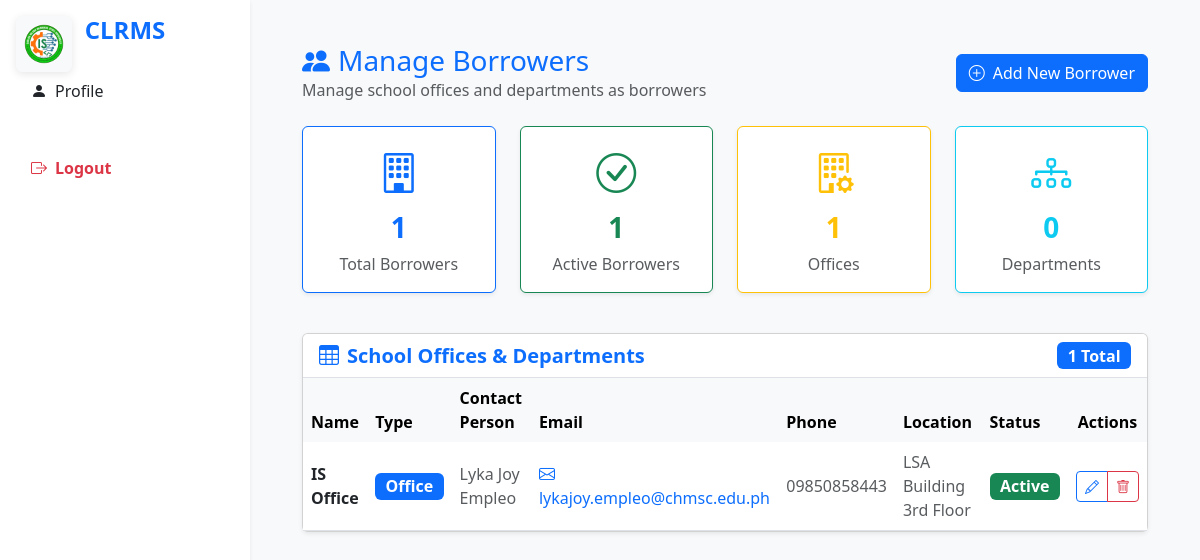
The app's page /pages/manage_borrowers.php with its own data.
### tables this page shows
CREATE TABLE `borrowers` (
  `id` int(11) NOT NULL,
  `name` varchar(255) NOT NULL,
  `type` enum('Office','Department','Faculty','Office/Department') NOT NULL,
  `contact_person` varchar(255) DEFAULT NULL,
  `email` varchar(255) DEFAULT NULL,
  `phone` varchar(50) DEFAULT NULL,
  `location` varchar(255) DEFAULT NULL,
  `status` enum('Active','Inactive') DEFAULT 'Active',
  `created_at` timestamp NOT NULL DEFAULT current_timestamp(),
  `updated_at` timestamp NOT NULL DEFAULT current_timestamp() ON UPDATE current_timestamp()
);

### pages/manage_borrowers.php (the view, shortened to what this page needs)
<?php
$database = new Database();
$pdo = $database->getConnection();
try {
    $stmt = $pdo->query("SELECT * FROM borrowers ORDER BY name");
    $borrowers = $stmt->fetchAll(PDO::FETCH_ASSOC);
} catch (Exception $e) {
    error_log('[Manage Borrowers Fetch Error] ' . $e->getMessage(), 3, __DIR__ . '/../logs/error.log');
    $borrowers = [];
}
?>
<!DOCTYPE html>
<html lang="en">
<head>
    <link href="https://cdn.jsdelivr.net/npm/bootstrap@5.3.0/dist/css/bootstrap.min.css" rel="stylesheet">
    <link href="https://cdn.jsdelivr.net/npm/bootstrap-icons@1.10.0/font/bootstrap-icons.css" rel="stylesheet">
    <link href="../assets/css/style.css" rel="stylesheet">
</head>
<body class="bg-light">
    <main class="main-content">
        <div class="container-fluid px-4 mt-4">
            <div class="d-flex align-items-center justify-content-between mb-4">
                <div>
                    <h1 class="h3 text-primary mb-0"><i class="bi bi-people-fill me-2"></i>Manage Borrowers</h1>
                    <p class="text-muted mb-0">Manage school offices and departments as borrowers</p>
                </div>
                <button class="btn btn-primary" data-bs-toggle="modal" data-bs-target="#addBorrowerModal">
                    <i class="bi bi-plus-circle me-2"></i>Add New Borrower
                </button>
            </div>
            <div class="row mb-4">
                <div class="col-lg-3 col-md-6 mb-3">
                    <div class="card border-primary shadow-sm h-100">
                        <div class="card-body text-center">
                            <i class="bi bi-building text-primary" style="font-size: 2.5rem;"></i>
                            <h3 class="mt-2 text-primary fw-bold"><?= count($borrowers) ?></h3>
                            <p class="mb-0 text-muted fw-medium">Total Borrowers</p>
                        </div>
                    </div>
                </div>
                <div class="col-lg-3 col-md-6 mb-3">
                    <div class="card border-success shadow-sm h-100">
                        <div class="card-body text-center">
                            <i class="bi bi-check-circle text-success" style="font-size: 2.5rem;"></i>
                            <h3 class="mt-2 text-success fw-bold"><?= count(array_filter($borrowers, fn($b) => $b['status'] === 'Active')) ?></h3>
                            <p class="mb-0 text-muted fw-medium">Active Borrowers</p>
                        </div>
                    </div>
                </div>
                <div class="col-lg-3 col-md-6 mb-3">
                    <div class="card border-warning shadow-sm h-100">
                        <div class="card-body text-center">
                            <i class="bi bi-building-gear text-warning" style="font-size: 2.5rem;"></i>
                            <h3 class="mt-2 text-warning fw-bold"><?= count(array_filter($borrowers, fn($b) => $b['type'] === 'Office')) ?></h3>
                            <p class="mb-0 text-muted fw-medium">Offices</p>
                        </div>
                    </div>
                </div>
                <div class="col-lg-3 col-md-6 mb-3">
                    <div class="card border-info shadow-sm h-100">
                        <div class="card-body text-center">
                            <i class="bi bi-diagram-3 text-info" style="font-size: 2.5rem;"></i>
                            <h3 class="mt-2 text-info fw-bold"><?= count(array_filter($borrowers, fn($b) => $b['type'] === 'Department')) ?></h3>
                            <p class="mb-0 text-muted fw-medium">Departments</p>
                        </div>
                    </div>
                </div>
            </div>
            <div class="card shadow-sm">
                <div class="card-header bg-white border-bottom">
                    <div class="d-flex justify-content-between align-items-center">
                        <h5 class="mb-0 fw-bold text-primary">
                            <i class="bi bi-table me-2"></i>School Offices & Departments
                        </h5>
                        <span class="badge bg-primary fs-6"><?= count($borrowers) ?> Total</span>
                    </div>
                </div>
                <div class="card-body p-0">
                    <?php if (empty($borrowers)): ?>
                        <div class="text-center py-5">
                            <i class="bi bi-building-x text-muted" style="font-size: 4rem;"></i>
                            <h4 class="mt-3 text-muted fw-bold">No Borrowers Found</h4>
                            <p class="text-muted mb-4">Start by adding school offices and departments as borrowers.</p>
                            <button class="btn btn-primary btn-lg" data-bs-toggle="modal" data-bs-target="#addBorrowerModal">
                                <i class="bi bi-plus-circle me-2"></i>Add First Borrower
                            </button>
                        </div>
                    <?php else: ?>
                        <div class="table-responsive">
                            <table class="table table-hover mb-0">
                                <thead class="table-light">
                                    <tr>
                                        <th class="border-0 fw-bold">Name</th>
                                        <th class="border-0 fw-bold">Type</th>
                                        <th class="border-0 fw-bold">Contact Person</th>
                                        <th class="border-0 fw-bold">Email</th>
                                        <th class="border-0 fw-bold">Phone</th>
                                        <th class="border-0 fw-bold">Location</th>
                                        <th class="border-0 fw-bold">Status</th>
                                        <th class="border-0 fw-bold text-center">Actions</th>
                                    </tr>
                                </thead>
                                <tbody>
                                    <?php foreach ($borrowers as $borrower): ?>
                                        <tr class="align-middle">
                                            <td>
                                                <div class="fw-bold text-dark"><?= htmlspecialchars($borrower['name']) ?></div>
                                            </td>
                                            <td>
                                                <span class="badge bg-<?= $borrower['type'] === 'Office' ? 'primary' : 'info' ?> fs-6">
                                                    <?= htmlspecialchars($borrower['type']) ?>
                                                </span>
                                            </td>
                                            <td>
                                                <span class="text-muted"><?= htmlspecialchars($borrower['contact_person'] ?? 'N/A') ?></span>
                                            </td>
                                            <td>
                                                <?php if ($borrower['email']): ?>
                                                    <a href="mailto:<?= htmlspecialchars($borrower['email']) ?>" class="text-decoration-none">
                                                        <i class="bi bi-envelope me-1"></i><?= htmlspecialchars($borrower['email']) ?>
                                                    </a>
                                                <?php else: ?>
                                                    <span class="text-muted">N/A</span>
                                                <?php endif; ?>
                                            </td>
                                            <td>
                                                <span class="text-muted"><?= htmlspecialchars($borrower['phone'] ?? 'N/A') ?></span>
                                            </td>
                                            <td>
                                                <span class="text-muted"><?= htmlspecialchars($borrower['location'] ?? 'N/A') ?></span>
                                            </td>
                                            <td>
                                                <span class="badge bg-<?= $borrower['status'] === 'Active' ? 'success' : 'secondary' ?> fs-6">
                                                    <?= htmlspecialchars($borrower['status']) ?>
                                                </span>
                                            </td>
                                            <td class="text-center">
                                                <div class="btn-group btn-group-sm">
                                                    <button class="btn btn-outline-primary"
                                                            onclick="editBorrower(<?= htmlspecialchars(json_encode($borrower)) ?>)"
                                                            title="Edit Borrower">
                                                        <i class="bi bi-pencil"></i>
                                                    </button>
                                                    <button class="btn btn-outline-danger"
                                                            onclick="deleteBorrower(<?= $borrower['id'] ?>, '<?= htmlspecialchars($borrower['name']) ?>')"
                                                            title="Delete Borrower">
                                                        <i class="bi bi-trash"></i>
                                                    </button>
                                                </div>
                                            </td>
                                        </tr>
                                    <?php endforeach; ?>
                                </tbody>
                            </table>
                        </div>
                    <?php endif; ?>
                </div>
            </div>
        </div>
    </main>
</body>
</html>

### assets/css/style.css (style rules this page uses)
body { background-color: #f8f9fa; font-family: 'Segoe UI', Tahoma, Geneva, Verdana, sans-serif; }
.main, .main-content { margin-left: 250px; padding: 20px; transition: margin-left 0.3s ease; }
.container-fluid.px-4 { padding-left: 2rem !important; padding-right: 2rem !important; }
.btn-primary, .bg-primary { background-color: #0d6efd !important; border-color: #0d6efd !important; }
.btn-outline-primary { color: #0d6efd; border-color: #0d6efd; }

### includes/sidebar_content.php (style rules this page uses)
@media (min-width: 992px) { .main-content, .main { margin-left: 250px; transition: margin-left 0.3s cubic-bezier(.4,0,.2,1); } }

### records on screen
borrowers: status "1", type "1", type "0", name "IS Office", type "Office", contact_person "Lyka Joy Empleo", email "lykajoy.empleo@chmsc.edu.ph", phone "09850858443", location "LSA Building 3rd Floor", status "Active"

### other values on screen
count($borrowers) "1"
